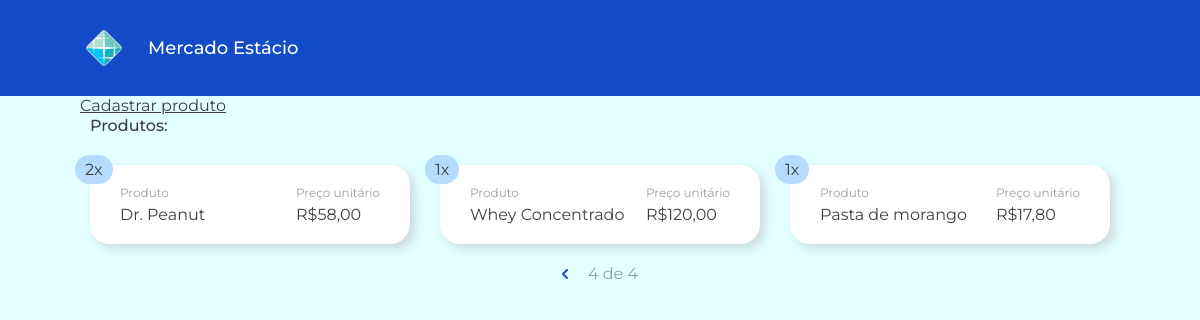
The page /mercado/?pagina=4 on the database its author committed.
### app_mercado/models.py (models this page shows, shortened)
class Produto(models.Model):
    prod_desc = models.CharField(max_length=200)
    data_reg = models.DateTimeField('data registro')
    valor = models.DecimalField(decimal_places=2, max_digits=5)
    quantidade = models.IntegerField(default=1)
    def obterValorFormatado(self):
        return str(self.valor).replace(".",",")

### app_mercado/views.py (the view)
# urls.py: path('', views.index, name='index'),
def index(request):
    lista_produtos = Produto.objects.all()
    paginator = Paginator(lista_produtos, 12)
    page = request.GET.get('pagina')
    lista_paginada = paginator.get_page(page)
    dados = {
        'lista_produtos' : lista_paginada,
    }
    template = loader.get_template('home/index.html')
    return HttpResponse(template.render(dados, request))

### app_mercado/templates/home/index.html (shortened to what this page needs)
<!DOCTYPE html>
{% load static %}
<html lang="pt-br">
<head>
    <link rel="stylesheet" href="{% static 'styles/home.css' %}">
</head>
<body>
    <header>
        <div class="logo-container">
            <img src="{% static 'assets/logo_estacio.png' %}" alt="logo" class="logo">
            <h1>Mercado Estácio</h1>
        </div>
        <a href="cadastrar">
            <div class="btn-cadastro">Cadastrar produto</div>
        </a>
    </header>
    <main>
        <h4>Produtos:</h4>
        {% if lista_produtos %}
        <div class="produtos-container">
            {% for produto in lista_produtos %}
            <div class="card-produto">
                <div class="card-quantidade">
                    {{ produto.quantidade }}x
                </div>
                <div class="card-descricao">
                    <div class="card-label">Produto</div>
                    <div class="card-valor">{{ produto.prod_desc }}</div>
                </div>
                <div class="card-preco">
                    <div class="card-label">Preço unitário</div>
                    <div class="card-valor">R${{ produto.obterValorFormatado }}</div>
                </div>
            </div>
            {% endfor %}
        </div>
        <div class="paginacao">
            {% if lista_produtos.has_previous %}
            <a href="?pagina={{ lista_produtos.previous_page_number }}">
                <div class="btn-paginacao">
                    <img src="{% static 'assets/previous_icon.svg' %}">
                </div>
            </a>
            {% endif %}
            <span class="pagina-atual">{{ lista_produtos.number }} de {{ lista_produtos.paginator.num_pages }}</span>
        </div>
        {% else %}
        <h4>Sem produtos registrados.</h4>
        {% endif %}
    </main>
</body>
</html>

### app_mercado/static/styles/home.css (style rules this page uses)
:root { --cor-azul-primario: #144BC8; --cor-azul-chip: #B5DBFF; --cor-fonte-primaria: #3E4044; --espacamento: 20px; --radius: 20px; --fonte-grande: 20px; --fonte-padrao: 16px; --fonte-pequena: 12px; }
body { margin: 0; padding: 0; height: 100vh; width: 100vw; overflow-x: hidden; position: static; background-color: rgb(227, 255, 255); }
* { font-family: 'Montserrat', 'Verdana'; box-sizing: border-box; color: var(--cor-fonte-primaria); }
h1, h2, h3, h4, h5, h6 { margin: 0; padding: 0; display: inline-block; font-weight: 500; }
header { height: 12%; background-color: var(--cor-azul-primario); position: sticky; top: 0; z-index: 1; padding: 0 80px; }
.logo-container { height: 100%; width: 100%; display: flex; flex-direction: row; align-items: center; }
.logo { height: 3em; margin-right: var(--espacamento); }
.logo-container h1 { color: #ffffff; font-size: large; }
main { padding: 20px 90px; width: 100%; display: flex; flex-direction: column; justify-content: center; align-items: center; }
main h4 { align-self: start; }
.produtos-container { height: 90%; width: 100%; margin-top: 30px; display: grid; grid-template-columns: 1fr 1fr 1fr; gap: 30px; }
.card-produto { background-color: #fff; border-radius: var(--radius); box-shadow: 5px 5px 10px rgba(185, 185, 185, 0.5); padding: 20px 30px; display: flex; flex-direction: row; justify-content: space-between; position: relative; }
.card-quantidade { position: absolute; top: -10px; left: -15px; background-color: var(--cor-azul-chip); padding: 5px 10px; border-radius: var(--radius); }
.card-label { color: var(--cor-fonte-primaria); opacity: .5; font-size: var(--fonte-pequena); }
.card-valor { margin-top: 5px; font-size: var(--fonte-padrao); word-break: break-all; }
.paginacao { margin-top: var(--espacamento); display: flex; flex-direction: row; gap: 20px; }
.pagina-atual { color: var(--cor-fonte-primaria); opacity: .5; }

### rows shown on the page
Produto: quantidade "2", prod_desc "Dr. Peanut", obterValorFormatado "58,00"
Produto: quantidade "1", prod_desc "Whey Concentrado", obterValorFormatado "120,00"
Produto: quantidade "1", prod_desc "Pasta de morango", obterValorFormatado "17,80"

### other values the page prints
{{ lista_produtos.number }} "4"
{{ lista_produtos.paginator.num_pages }} "4"
